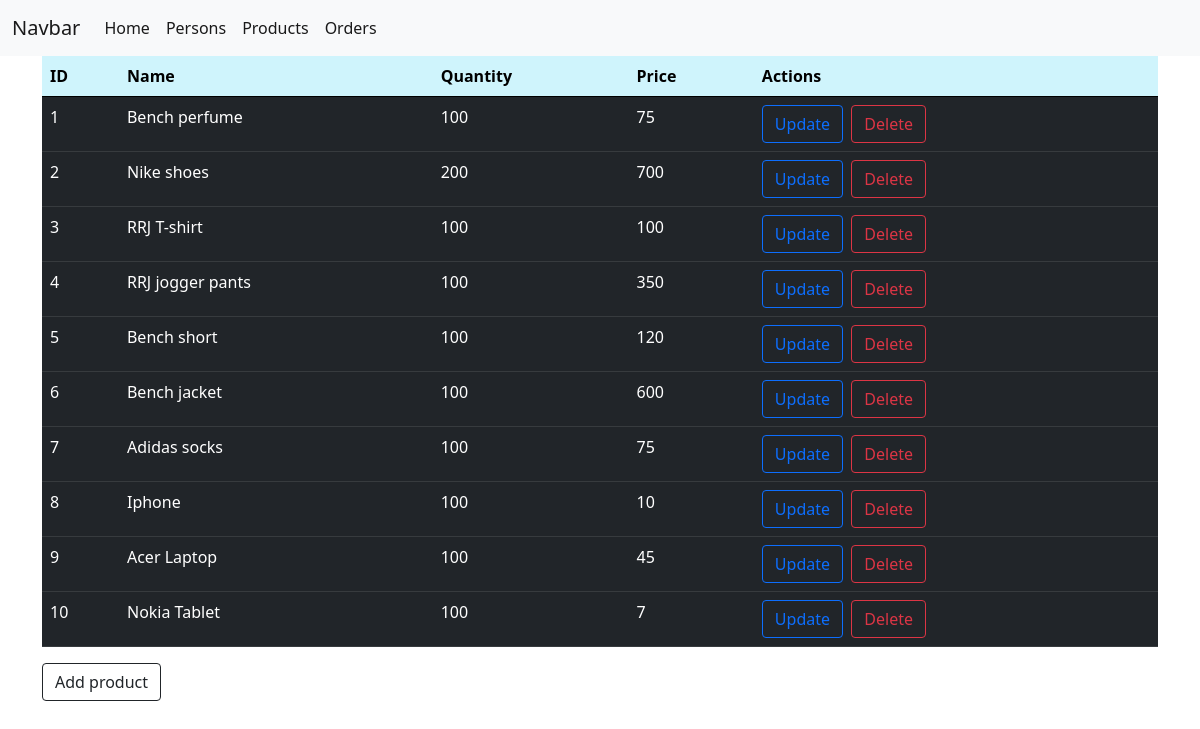
The page /product.php on the database its author committed.
### tables this page shows
CREATE TABLE `products` (
  `id` int(11) NOT NULL,
  `name` varchar(255) NOT NULL,
  `quantity` int(11) NOT NULL,
  `price` int(11) NOT NULL
);

### product.php (the view, shortened to what this page needs)
<?php include('header.php')?>
 <div class="container">
 <table class="table table-dark">
 <thead class="table-info">
 <tr>
 <th scope="col">ID</th>
 <th scope="col">Name</th>
 <th scope="col">Quantity</th>
 <th scope="col">Price</th>
 <th scope="col">Actions</th>
 </tr>
 </thead>
 </div>
 <tbody>
 <?php
 $query= $conn->query("SELECT * FROM products");
 while ($products = $query->fetch_assoc()) {
 $id= $products['id'];
echo "<tr>
<td>" . $products['id'] . "</td>
<td>" . $products['name'] . "</td>
<td>" . $products['quantity'] . "</td>
<td>" . $products['price'] . "</td>
<td><a href='product/update.php?id=$id' class='btn btn-outline-primary'>Update</a>&nbsp;
<a href='product/delete.php?id=$id' class='btn btn-outline-danger' onclick='return confirm(\"Are you sure you want to delete this record?\")'>Delete</a>
</td>
 </tr>";
 }
 ?>
 </tbody>
 <a class="btn btn-outline-dark" href="http://localhost/Activity/product/add.php">Add product</a>
<?php include('footer.php')?>

### rows shown on the page
products: id "1", name "Bench perfume", quantity "100", price "75"
products: id "2", name "Nike shoes", quantity "200", price "700"
products: id "3", name "RRJ T-shirt", quantity "100", price "100"
products: id "4", name "RRJ jogger pants", quantity "100", price "350"
products: id "5", name "Bench short", quantity "100", price "120"
products: id "6", name "Bench jacket", quantity "100", price "600"
products: id "7", name "Adidas socks", quantity "100", price "75"
products: id "8", name "Iphone", quantity "100", price "10"
products: id "9", name "Acer Laptop", quantity "100", price "45"
products: id "10", name "Nokia Tablet", quantity "100", price "7"
